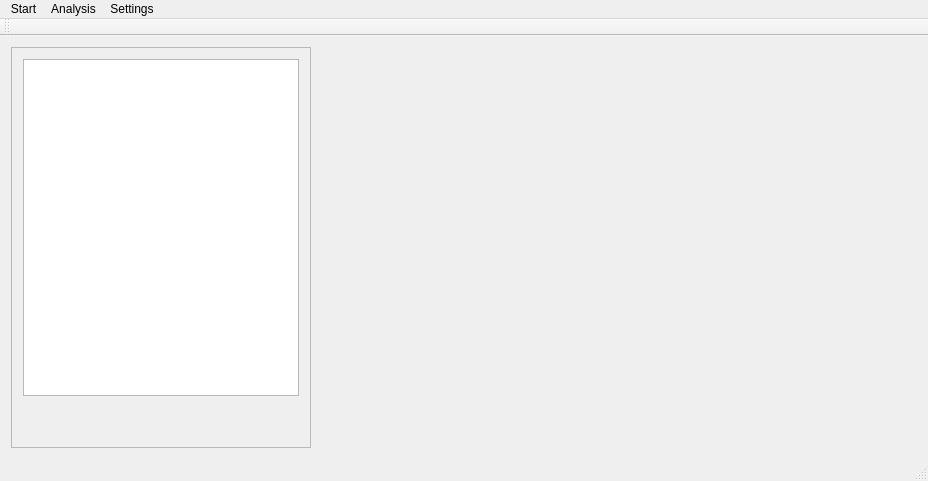
<?xml version="1.0" encoding="UTF-8"?>
<ui version="4.0">
 <class>MainWindow</class>
 <widget class="QMainWindow" name="MainWindow">
  <property name="geometry">
   <rect>
    <x>0</x>
    <y>0</y>
    <width>924</width>
    <height>481</height>
   </rect>
  </property>
  <property name="windowTitle">
   <string>Depth of Market Analyzer</string>
  </property>
  <widget class="QWidget" name="centralWidget">
   <layout class="QHBoxLayout" name="horizontalLayout">
    <item>
     <widget class="QFrame" name="frame">
      <property name="minimumSize">
       <size>
        <width>300</width>
        <height>0</height>
       </size>
      </property>
      <property name="maximumSize">
       <size>
        <width>300</width>
        <height>16777215</height>
       </size>
      </property>
      <property name="frameShape">
       <enum>QFrame::StyledPanel</enum>
      </property>
      <property name="frameShadow">
       <enum>QFrame::Raised</enum>
      </property>
      <layout class="QVBoxLayout" name="verticalLayout">
       <item>
        <widget class="QTableWidget" name="tableWidget"/>
       </item>
       <item>
        <widget class="QLabel" name="label_2">
         <property name="text">
          <string/>
         </property>
        </widget>
       </item>
       <item>
        <widget class="QLabel" name="label">
         <property name="text">
          <string/>
         </property>
        </widget>
       </item>
      </layout>
     </widget>
    </item>
    <item>
     <widget class="QCustomPlot" name="Plot" native="true">
      <property name="minimumSize">
       <size>
        <width>600</width>
        <height>0</height>
       </size>
      </property>
     </widget>
    </item>
   </layout>
  </widget>
  <widget class="QMenuBar" name="menuBar">
   <property name="geometry">
    <rect>
     <x>0</x>
     <y>0</y>
     <width>924</width>
     <height>25</height>
    </rect>
   </property>
   <widget class="QMenu" name="menuLoad_Quotes">
    <property name="title">
     <string>Start</string>
    </property>
    <addaction name="actionLoad_Quotes"/>
   </widget>
   <widget class="QMenu" name="menuAnalysis">
    <property name="title">
     <string>Analysis</string>
    </property>
    <addaction name="actionAlgo_1"/>
   </widget>
   <widget class="QMenu" name="menuSettings">
    <property name="title">
     <string>Settings</string>
    </property>
    <addaction name="actionDatabase"/>
   </widget>
   <addaction name="menuLoad_Quotes"/>
   <addaction name="menuAnalysis"/>
   <addaction name="menuSettings"/>
  </widget>
  <widget class="QToolBar" name="mainToolBar">
   <attribute name="toolBarArea">
    <enum>TopToolBarArea</enum>
   </attribute>
   <attribute name="toolBarBreak">
    <bool>false</bool>
   </attribute>
  </widget>
  <widget class="QStatusBar" name="statusBar">
   <property name="minimumSize">
    <size>
     <width>0</width>
     <height>0</height>
    </size>
   </property>
  </widget>
  <action name="actionLoad_Quotes">
   <property name="text">
    <string>Load Quotes</string>
   </property>
  </action>
  <action name="actionAlgo_1">
   <property name="text">
    <string>Bid Ask Ratio</string>
   </property>
  </action>
  <action name="actionDatabase">
   <property name="text">
    <string>Database</string>
   </property>
  </action>
 </widget>
 <layoutdefault spacing="6" margin="11"/>
 <customwidgets>
  <customwidget>
   <class>QCustomPlot</class>
   <extends>QWidget</extends>
   <header>qcustomplot.h</header>
   <container>1</container>
   <slots>
    <signal>mouseMove(QMouseEvent*)</signal>
    <signal>signal2()</signal>
    <slot>moveCrosshair(QMouseEvent*)</slot>
   </slots>
  </customwidget>
 </customwidgets>
 <resources/>
 <connections>
  <connection>
   <sender>actionLoad_Quotes</sender>
   <signal>triggered()</signal>
   <receiver>MainWindow</receiver>
   <slot>updatePlot()</slot>
   <hints>
    <hint type="sourcelabel">
     <x>-1</x>
     <y>-1</y>
    </hint>
    <hint type="destinationlabel">
     <x>461</x>
     <y>240</y>
    </hint>
   </hints>
  </connection>
 </connections>
 <slots>
  <slot>updatePlot()</slot>
 </slots>
</ui>
